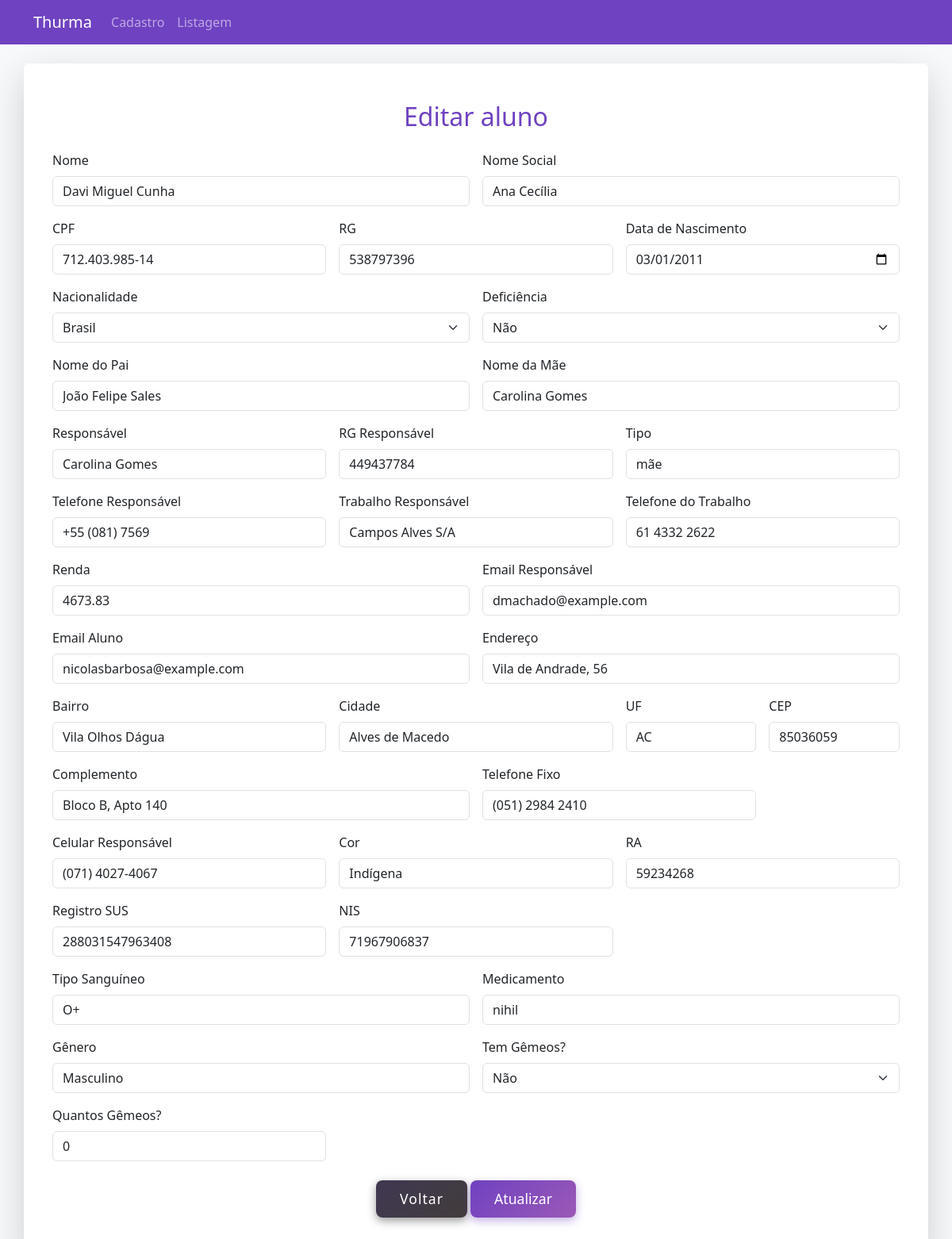
Page /editar_aluno.php?id=299 on the committed database.
### tables this page shows
CREATE TABLE `alunos` (
  `id` int(11) NOT NULL,
  `nome` varchar(255) NOT NULL,
  `nome_social` varchar(255) DEFAULT NULL,
  `cpf` varchar(14) NOT NULL,
  `rg` varchar(12) DEFAULT NULL,
  `data_nascimento` date NOT NULL,
  `nacionalidade` varchar(100) DEFAULT NULL,
  `deficiencia` enum('sim','nao') DEFAULT 'nao',
  `nome_pai` varchar(255) DEFAULT NULL,
  `nome_mae` varchar(255) DEFAULT NULL,
  `responsavel` varchar(255) NOT NULL,
  `rg_responsavel` varchar(12) DEFAULT NULL,
  `tipo_responsavel` varchar(100) DEFAULT NULL,
  `tel_responsavel` varchar(15) DEFAULT NULL,
  `trabalho_responsavel` varchar(255) DEFAULT NULL,
  `tel_trabalho_responsavel` varchar(15) DEFAULT NULL,
  `renda_responsavel` decimal(10,2) DEFAULT NULL,
  `email_responsavel` varchar(255) DEFAULT NULL,
  `email_aluno` varchar(255) DEFAULT NULL,
  `endereco` varchar(255) DEFAULT NULL,
  `bairro` varchar(100) DEFAULT NULL,
  `cidade` varchar(100) DEFAULT NULL,
  `uf` char(2) DEFAULT NULL,
  `cep` varchar(8) DEFAULT NULL,
  `complemento` varchar(100) DEFAULT NULL,
  `telefone_fixo` varchar(15) DEFAULT NULL,
  `cel_responsavel` varchar(15) DEFAULT NULL,
  `cor` varchar(50) DEFAULT NULL,
  `ra` varchar(20) NOT NULL,
  `registro_sus` varchar(20) DEFAULT NULL,
  `nis` varchar(20) DEFAULT NULL,
  `tipo_sanguineo` varchar(3) DEFAULT NULL,
  `medicamento` varchar(255) DEFAULT NULL,
  `genero` varchar(20) DEFAULT NULL,
  `tem_gemeos` enum('sim','nao') DEFAULT 'nao',
  `quantos_gemeos` int(11) DEFAULT 0,
  `sala` enum('1º Ano Fundamental','2º Ano Fundamental','3º Ano Fundamental','4º Ano Fundamental','5º Ano Fundamental','6º Ano Fundamental','7º Ano Fundamental','8º Ano Fundamental','9º Ano Fundamental','1º Ano Médio','2º Ano Médio','3º Ano Médio') NOT NULL DEFAULT '1º Ano Fundamental',
  `pais` enum('Afeganistão','África do Sul','Albânia','Alemanha','Andorra','Angola','Antígua e Barbuda','Arábia Saudita','Argélia','Argentina','Armênia','Austrália','Áustria','Azerbaijão','Bahamas','Bahrein','Bangladesh','Barbados','Bélgica','Belize','Benin','Bielorrússia','Bolívia','Bósnia e Herzegovina','Botsuana','Brasil','Brunei','Bulgária','Burquina Faso','Burundi','Butão','Cabo Verde','Camarões','Camboja','Canadá','Catar','Cazaquistão','Chade','Chile','China','Chipre','Colômbia','Comores','Congo','Coreia do Norte','Coreia do Sul','Costa do Marfim','Costa Rica','Croácia','Cuba','Dinamarca','Djibuti','Dominica','Egito','El Salvador','Emirados Árabes Unidos','Equador','Eritreia','Eslováquia','Eslovênia','Espanha','Estados Unidos','Estônia','Eswatini','Etiópia','Fiji','Filipinas','Finlândia','França','Gabão','Gâmbia','Gana','Geórgia','Granada','Grécia','Guatemala','Guiana','Guiné','Guiné Equatorial','Guiné-Bissau','Haiti','Holanda','Honduras','Hungria','Iémen','Ilhas Marshall','Ilhas Salomão','Índia','Indonésia','Irã','Iraque','Irlanda','Islândia','Israel','Itália','Jamaica','Japão','Jordânia','Kiribati','Kuwait','Laos','Lesoto','Letônia','Líbano','Libéria','Líbia','Liechtenstein','Lituânia','Luxemburgo','Macedônia do Norte','Madagáscar','Malásia','Malawi','Maldivas','Mali','Malta','Marrocos','Maurício','Mauritânia','México','Mianmar','Micronésia','Moçambique','Moldávia','Mônaco','Mongólia','Montenegro','Namíbia','Nauru','Nepal','Nicarágua','Níger','Nigéria','Noruega','Nova Zelândia','Omã','Palau','Panamá','Papua-Nova Guiné','Paquistão','Paraguai','Peru','Polônia','Portugal','Quênia','Quirguistão','Reino Unido','República Centro-Africana','República Checa','República Democrática do Congo','República Dominicana','Romênia','Ruanda','Rússia','Saara Ocidental','Saint Kitts e Nevis','Saint Vincent e Granadinas','Samoa','San Marino','Santa Lúcia','São Tomé e Príncipe','Senegal','Serra Leoa','Sérvia','Singapura','Síria','Somália','Sri Lanka','Suazilândia','Sudão','Sudão do Sul','Suécia','Suíça','Suriname','Tailândia','Taiwan','Tajiquistão','Tanzânia','Timor-Leste','Togo','Tonga','Trindade e Tobago','Tunísia','Turcomenistão','Turquia','Tuvalu','Ucrânia','Uganda','Uruguai','Uzbequistão','Vanuatu','Vaticano','Venezuela','Vietnã','Zâmbia','Zimbábue') DEFAULT NULL
);

### editar_aluno.php (the view, shortened to what this page needs)
<?php
include 'conexao.php';
if (isset($_GET['id'])) {
    $id = $_GET['id'];
    $sql = "SELECT * FROM alunos WHERE id = ?";
    $stmt = $conn->prepare($sql);
    $stmt->bind_param("i", $id);
    $stmt->execute();
    $result = $stmt->get_result();
    if ($result->num_rows > 0) {
        $alunos = $result->fetch_assoc();
    } else {
        die("Aluno não encontrado.");
    }
} else {
    die("ID do aluno não especificado.");
}
?>
<!DOCTYPE html>
<html lang="pt-BR">
<head>
    <link href="https://cdn.jsdelivr.net/npm/bootstrap@5.3.0/dist/css/bootstrap.min.css" rel="stylesheet">
    <link rel="stylesheet" href="style.css">
</head>
<body class="bg-light">
<nav class="navbar navbar-expand-lg navbar-dark bg-purple mb-4">
  <div class="container">
    <a class="navbar-brand" href="index.php">Thurma</a>
    <div class="collapse navbar-collapse">
        <ul class="navbar-nav me-auto">
        <li class="nav-item"><a class="nav-link" href="cadastro.html">Cadastro</a></li>
        <li class="nav-item"><a class="nav-link" href="listagem.php">Listagem</a></li>
    </ul>
    </div>
  </div>
</nav>
<div class="container bg-white shadow-lg rounded p-4 mb-5">
    <div class="container my-4">
    <h2 class="text-center text-purple mb-4">Editar aluno</h2>
        <form method="POST" class="row g-3">
            <div class="col-md-6">
                <label class="form-label">Nome</label>
                <input type="text" class="form-control" name="nome" value="<?= $alunos['nome'] ?>" required>
            </div>
            <div class="col-md-6">
                <label class="form-label">Nome Social</label>
                <input type="text" class="form-control" name="nome_social" value="<?= $alunos['nome_social'] ?>">
            </div>
            <div class="col-md-4">
                <label class="form-label">CPF</label>
                <input type="text" class="form-control cpf" name="cpf" value="<?= $alunos['cpf'] ?>" required>
            </div>
            <div class="col-md-4">
                <label class="form-label">RG</label>
                <input type="text" class="form-control rg" name="rg" value="<?= $alunos['rg'] ?>">
            </div>
            <div class="col-md-4">
                <label class="form-label">Data de Nascimento</label>
                <input type="date" class="form-control" name="data_nascimento" value="<?= $alunos['data_nascimento'] ?>">
            </div>
            <div class="col-md-6">
                <label class="form-label">Nacionalidade</label>
                <select class="form-select" name="nacionalidade">
                    <option value="Brasil" <?= $alunos['nacionalidade'] === 'Brasil' ? 'selected' : '' ?>>Brasil</option>
                </select>
            </div>
            <div class="col-md-6">
                <label class="form-label">Deficiência</label>
                <select name="deficiencia" class="form-select">
                    <option value="nao" <?= $alunos['deficiencia'] === 'nao' ? 'selected' : '' ?>>Não</option>
                </select>
            </div>
            <div class="col-md-6">
                <label class="form-label">Nome do Pai</label>
                <input type="text" class="form-control" name="nome_pai" value="<?= $alunos['nome_pai'] ?>">
            </div>
            <div class="col-md-6">
                <label class="form-label">Nome da Mãe</label>
                <input type="text" class="form-control" name="nome_mae" value="<?= $alunos['nome_mae'] ?>">
            </div>
            <div class="col-md-4">
                <label class="form-label">Responsável</label>
                <input type="text" class="form-control" name="responsavel" value="<?= $alunos['responsavel'] ?>">
            </div>
            <div class="col-md-4">
                <label class="form-label">RG Responsável</label>
                <input type="text" class="form-control rg" name="rg_responsavel" value="<?= $alunos['rg_responsavel'] ?>">
            </div>
            <div class="col-md-4">
                <label class="form-label">Tipo</label>
                <input type="text" class="form-control" name="tipo_responsavel" value="<?= $alunos['tipo_responsavel'] ?>">
            </div>
            <div class="col-md-4">
                <label class="form-label">Telefone Responsável</label>
                <input type="text" class="form-control telefone" name="tel_responsavel" value="<?= $alunos['tel_responsavel'] ?>">
            </div>
            <div class="col-md-4">
                <label class="form-label">Trabalho Responsável</label>
                <input type="text" class="form-control" name="trabalho_responsavel" value="<?= $alunos['trabalho_responsavel'] ?>">
            </div>
            <div class="col-md-4">
                <label class="form-label">Telefone do Trabalho</label>
                <input type="text" class="form-control telefone" name="tel_trabalho_responsavel" value="<?= $alunos['tel_trabalho_responsavel'] ?>">
            </div>
            <div class="col-md-6">
                <label class="form-label">Renda</label>
                <input type="text" class="form-control" name="renda_responsavel" value="<?= $alunos['renda_responsavel'] ?>">
            </div>
            <div class="col-md-6">
                <label class="form-label">Email Responsável</label>
                <input type="email" class="form-control" name="email_responsavel" value="<?= $alunos['email_responsavel'] ?>">
            </div>
            <div class="col-md-6">
                <label class="form-label">Email Aluno</label>
                <input type="email" class="form-control" name="email_aluno" value="<?= $alunos['email_aluno'] ?>">
            </div>
            <div class="col-md-6">
                <label class="form-label">Endereço</label>
                <input type="text" class="form-control" name="endereco" value="<?= $alunos['endereco'] ?>">
            </div>
            <div class="col-md-4">
                <label class="form-label">Bairro</label>
                <input type="text" class="form-control" name="bairro" value="<?= $alunos['bairro'] ?>">
            </div>
            <div class="col-md-4">
                <label class="form-label">Cidade</label>
                <input type="text" class="form-control" name="cidade" value="<?= $alunos['cidade'] ?>">
            </div>
            <div class="col-md-2">
                <label class="form-label">UF</label>
                <input type="text" class="form-control" name="uf" value="<?= $alunos['uf'] ?>">
            </div>
            <div class="col-md-2">
                <label class="form-label">CEP</label>
                <input type="text" class="form-control cep" name="cep" value="<?= $alunos['cep'] ?>">
            </div>
            <div class="col-md-6">
                <label class="form-label">Complemento</label>
                <input type="text" class="form-control" name="complemento" value="<?= $alunos['complemento'] ?>">
            </div>
            <div class="col-md-4">
                <label class="form-label">Telefone Fixo</label>
                <input type="text" class="form-control telefone" name="telefone_fixo" value="<?= $alunos['telefone_fixo'] ?>">
            </div>
            <div class="col-md-4">
                <label class="form-label">Celular Responsável</label>
                <input type="text" class="form-control telefone" name="cel_responsavel" value="<?= $alunos['cel_responsavel'] ?>">
            </div>
            <div class="col-md-4">
                <label class="form-label">Cor</label>
                <input type="text" class="form-control" name="cor" value="<?= $alunos['cor'] ?>">
            </div>
            <div class="col-md-4">
                <label class="form-label">RA</label>
                <input type="text" class="form-control" name="ra" maxlength="5" value="<?= $alunos['ra'] ?>">
            </div>
            <div class="col-md-4">
                <label class="form-label">Registro SUS</label>
                <input type="text" class="form-control" name="registro_sus" value="<?= $alunos['registro_sus'] ?>">
            </div>
            <div class="col-md-4">
                <label class="form-label">NIS</label>
                <input type="text" class="form-control" name="nis" value="<?= $alunos['nis'] ?>">
            </div>
            <div class="col-md-6">
                <label class="form-label">Tipo Sanguíneo</label>
                <input type="text" class="form-control" name="tipo_sanguineo" value="<?= $alunos['tipo_sanguineo'] ?>">
            </div>
            <div class="col-md-6">
                <label class="form-label">Medicamento</label>
                <input type="text" class="form-control" name="medicamento" value="<?= $alunos['medicamento'] ?>">
            </div>
            <div class="col-md-6">
                <label class="form-label">Gênero</label>
                <input type="text" class="form-control" name="genero" value="<?= $alunos['genero'] ?>">
            </div>
            <div class="col-md-6">
                <label class="form-label">Tem Gêmeos?</label>
                <select class="form-select" name="tem_gemeos">
                    <option value="nao" <?= $alunos['tem_gemeos'] === 'nao' ? 'selected' : '' ?>>Não</option>
                </select>
            </div>
            <div class="col-md-4">
                <label class="form-label">Quantos Gêmeos?</label>
                <input type="number" class="form-control" name="quantos_gemeos" value="<?= $alunos['quantos_gemeos'] ?>">
            </div>
            <div class="col-12 text-center mt-4">
                <button type="button" class="btn-cinza" onclick="window.location.href='listagem.php'">Voltar</button>
                <button type="submit" class="btn-purple">Atualizar</button>
            </div>
        </form>
    </div>
</div>
</body>
</html>

### style.css (style rules this page uses)
body { background: url('background.jpg') repeat; background-color: #f5f5f5; font-family: 'Segoe UI', sans-serif; }
.bg-purple { background-color: #6f42c1 !important; }
.text-purple { color: #6f42c1; }
label { font-weight: 500; }
input, select { border-radius: 6px !important; }
.btn-purple { background: linear-gradient(135deg, #6f42c1, #9b59b6); color: white; border: none; padding: 10px 30px; font-size: 1.1rem; border-radius: 8px; box-shadow: 0 4px 12px rgba(111, 66, 193, 0.4); transition: all 0.3s ease; font-weight: 500; }
.btn-cinza { background: linear-gradient(135deg, #3f3852, #423c3c); color: white; border: none; padding: 10px 30px; font-size: 1.1rem; border-radius: 8px; box-shadow: 0 4px 12px rgba(0, 0, 0, 0.4); transition: all 0.3s ease; font-weight: 500; cursor: pointer; letter-spacing: 1px; }

### rows in the picture
alunos: nome "Davi Miguel Cunha", nome_social "Ana Cecília", cpf "712.403.985-14", rg "538797396", data_nascimento "03/01/2011", deficiencia "Não", nome_pai "João Felipe Sales", nome_mae "Carolina Gomes", responsavel "Carolina Gomes", rg_responsavel "449437784", tipo_responsavel "mãe", tel_responsavel "+55 (081) 7569", trabalho_responsavel "Campos Alves S/A", tel_trabalho_responsavel "61 4332 2622", renda_responsavel "4673.83", email_responsavel "dmachado@example.com", email_aluno "nicolasbarbosa@example.com", endereco "Vila de Andrade, 56", bairro "Vila Olhos Dágua", cidade "Alves de Macedo", uf "AC", cep "85036059", complemento "Bloco B, Apto 140", telefone_fixo "(051) 2984 2410", cel_responsavel "(071) 4027-4067", cor "Indígena", ra "59234268", registro_sus "288031547963408", nis "71967906837", tipo_sanguineo "O+", medicamento "nihil", genero "Masculino", tem_gemeos "Não", quantos_gemeos "0"
